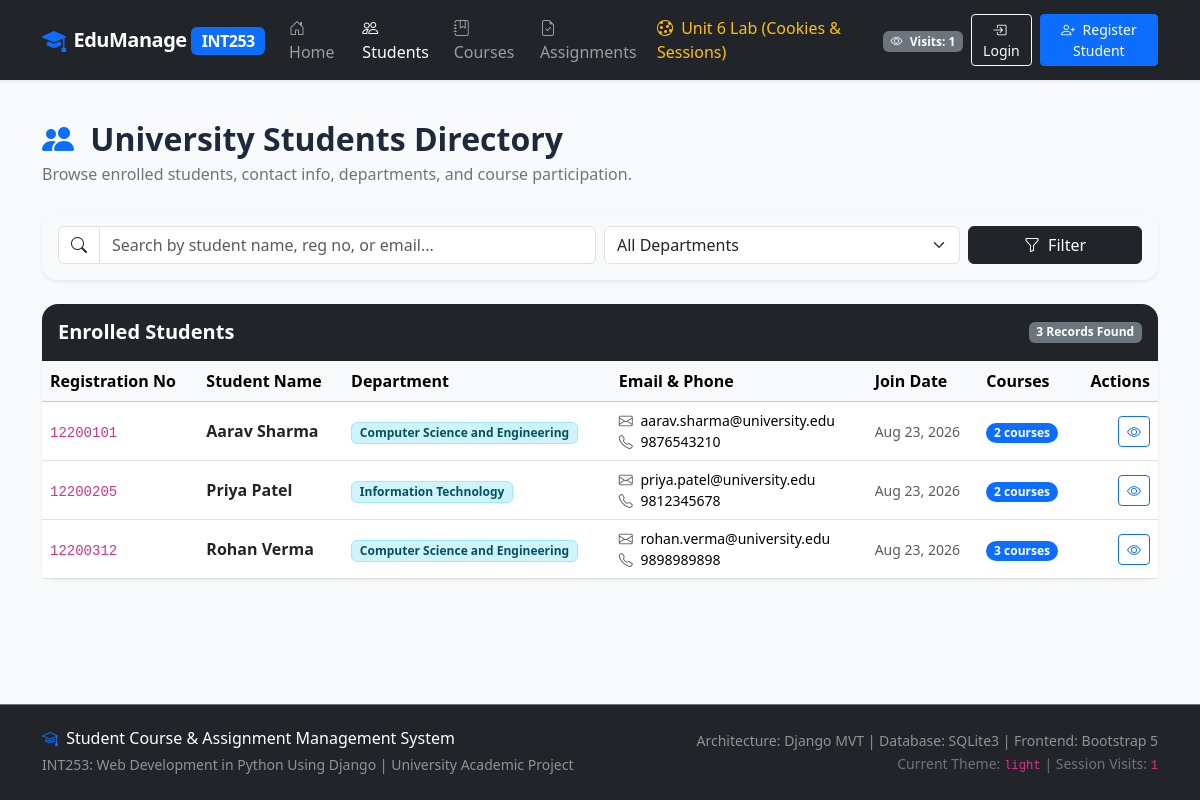
The page /students/ on the database its author committed.
### students/models.py (models this page shows, shortened)
class Student(models.Model):
    DEPARTMENT_CHOICES = [
        ('CSE', 'Computer Science and Engineering'),
        ('IT', 'Information Technology'),
        ('ECE', 'Electronics & Communication Engineering'),
        ('ME', 'Mechanical Engineering'),
        ('CIVIL', 'Civil Engineering'),
        ('MBA', 'Management Studies'),
        ('OTHER', 'Other Department'),
    ]
    user = models.OneToOneField(
        User,
        on_delete=models.CASCADE,
        null=True,
        blank=True,
        related_name='student_profile',
        help_text="Associated auth account for dashboard login"
    )
    name = models.CharField(
        max_length=100,
        verbose_name="Full Name",
        help_text="Student's complete name"
    )
    email = models.EmailField(
        unique=True,
        verbose_name="Email Address",
        help_text="Unique student email address"
    )
    phone = models.CharField(
        max_length=15,
        verbose_name="Contact Number",
        help_text="10-digit mobile number"
    )
    registration_number = models.CharField(
        max_length=20,
        unique=True,
        verbose_name="Registration Number",
        help_text="Unique University Registration ID (e.g. 12200123)"
    )
    department = models.CharField(
        max_length=50,
        choices=DEPARTMENT_CHOICES,
        default='CSE',
        verbose_name="Department"
    )
    join_date = models.DateField(
        default=timezone.now,
        verbose_name="Admission / Join Date"
    )
    created_at = models.DateTimeField(
        auto_now_add=True,
        verbose_name="Created At"
    )
    updated_at = models.DateTimeField(
        auto_now=True,
        verbose_name="Last Updated"
    )
    class Meta:
        ordering = ['-join_date', 'name']
        verbose_name = "Student"
        verbose_name_plural = "Students"

### students/views.py (the view)
# urls.py: path('', views.student_list_view, name='list'),
def student_list_view(request):
    search_query = request.GET.get('q', '').strip()
    dept_filter = request.GET.get('department', '').strip()
    students = Student.objects.all()
    if search_query:
        students = students.filter(
            Q(name__icontains=search_query) |
            Q(registration_number__icontains=search_query) |
            Q(email__icontains=search_query)
        )
    if dept_filter:
        students = students.filter(department=dept_filter)
    context = {
        'students': students,
        'total_count': students.count(),
        'search_query': search_query,
        'dept_filter': dept_filter,
        'departments': Student.DEPARTMENT_CHOICES,
        'page_title': 'Registered Students Directory',
    }
    return render(request, 'students/student_list.html', context)

### accounts/context_processors.py (called while the page is built)
def global_user_context(request):
    context = {
        'theme_preference': request.COOKIES.get('theme_preference', 'light'),
        'session_visit_count': request.session.get('visit_count', 1),
        'current_student': None,
    }
    if request.user.is_authenticated:
        try:
            if hasattr(request.user, 'student_profile'):
                context['current_student'] = request.user.student_profile
        except Exception:
            context['current_student'] = None
    return context

### templates/students/student_list.html (shortened to what this page needs)
{% extends 'base.html' %}
{% block content %}
<div class="row align-items-center mb-4">
    <div class="col-md-7">
        <h2 class="fw-bold mb-1"><i class="bi bi-people-fill text-primary me-2"></i> University Students Directory</h2>
        <p class="text-secondary mb-0">Browse enrolled students, contact info, departments, and course participation.</p>
    </div>
</div>
<div class="card shadow-sm border-0 rounded-4 mb-4 bg-light">
    <div class="card-body p-3">
        <form method="GET" action="{% url 'students:list' %}" class="row g-2 align-items-center">
            <div class="col-md-6">
                <div class="input-group">
                    <span class="input-group-text bg-white"><i class="bi bi-search"></i></span>
                    <input type="text" name="q" class="form-control" placeholder="Search by student name, reg no, or email..." value="{{ search_query }}">
                </div>
            </div>
            <div class="col-md-4">
                <select name="department" class="form-select">
                    <option value="">All Departments</option>
                </select>
            </div>
            <div class="col-md-2 d-grid">
                <button type="submit" class="btn btn-dark">
                    <i class="bi bi-funnel me-1"></i> Filter
                </button>
            </div>
        </form>
    </div>
</div>
<div class="card shadow-sm border-0 rounded-4">
    <div class="card-header bg-dark text-white py-3 rounded-top-4 d-flex justify-content-between align-items-center">
        <h5 class="fw-bold mb-0">Enrolled Students</h5>
        <span class="badge bg-secondary">{{ total_count }} Records Found</span>
    </div>
    <div class="card-body p-0">
        <div class="table-responsive">
            <table class="table table-hover align-middle mb-0">
                <thead class="table-light">
                    <tr>
                        <th>Registration No</th>
                        <th>Student Name</th>
                        <th>Department</th>
                        <th>Email & Phone</th>
                        <th>Join Date</th>
                        <th>Courses</th>
                        <th class="text-end">Actions</th>
                    </tr>
                </thead>
                <tbody>
                    {% for st in students %}
                        <tr>
                            <td>
                                <code>{{ st.registration_number }}</code>
                            </td>
                            <td>
                                <a href="{% url 'students:detail' pk=st.pk %}" class="fw-bold text-dark text-decoration-none">
                                    {{ st.name }}
                                </a>
                            </td>
                            <td>
                                <span class="badge bg-info-subtle text-info-emphasis border border-info-subtle">
                                    {{ st.get_department_display }}
                                </span>
                            </td>
                            <td class="small">
                                <div><i class="bi bi-envelope me-1 text-muted"></i> {{ st.email }}</div>
                                <div><i class="bi bi-telephone me-1 text-muted"></i> {{ st.phone }}</div>
                            </td>
                            <td class="small text-muted">
                                {{ st.join_date|date:"M d, Y" }}
                            </td>
                            <td>
                                <span class="badge bg-primary rounded-pill">
                                    {{ st.enrolled_courses.count }} courses
                                </span>
                            </td>
                            <td class="text-end">
                                <div class="btn-group btn-group-sm">
                                    <a href="{% url 'students:detail' pk=st.pk %}" class="btn btn-outline-primary" title="View Profile">
                                        <i class="bi bi-eye"></i>
                                    </a>
                                </div>
                            </td>
                        </tr>
                    {% endfor %}
                </tbody>
            </table>
        </div>
    </div>
</div>
{% endblock %}

### static/css/custom.css (style rules this page uses)
:root { --primary-color: #0d6efd; --primary-hover: #0b5ed7; --sidebar-bg: #1e293b; --sidebar-color: #cbd5e1; --sidebar-active: #38bdf8; --card-shadow: 0 0.125rem 0.25rem rgba(0, 0, 0, 0.075); }
body.theme-light { background-color: #f8fafc; color: #1e293b; }
body { min-height: 100vh; display: flex; flex-direction: column; font-family: system-ui, -apple-system, "Segoe UI", Roboto, "Helvetica Neue", "Noto Sans", sans-serif; }

### rows shown on the page
Student: registration_number "12200101", name "Aarav Sharma", department "Computer Science and Engineering", email "aarav.sharma@university.edu", phone "9876543210", join_date "Aug 23, 2026", enrolled_courses.count "2"
Student: registration_number "12200205", name "Priya Patel", department "Information Technology", email "priya.patel@university.edu", phone "9812345678", join_date "Aug 23, 2026", enrolled_courses.count "2"
Student: registration_number "12200312", name "Rohan Verma", department "Computer Science and Engineering", email "rohan.verma@university.edu", phone "9898989898", join_date "Aug 23, 2026", enrolled_courses.count "3"

### other values the page prints
{{ session_visit_count|default:1 }} "1"
{{ total_count }} "3"
{{ theme_preference|default:'light' }} "light"
